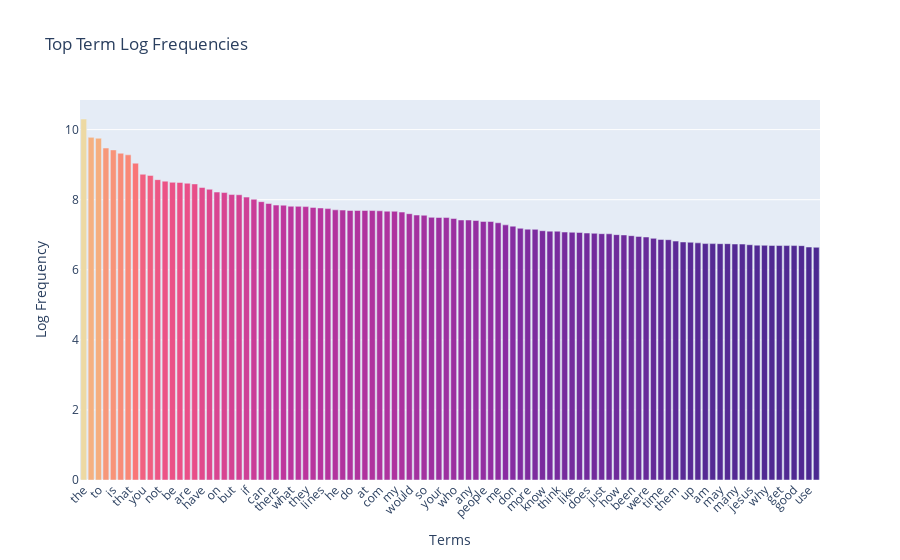

Notebook code for this chart:
### Markdown cell above
### >>> **Exercise 15 (take home):** 
You can copy the code from the previous exercise and change the 'term_frequencies' variable for the 'term_frequencies_log', comment about the differences that you observe and talk about other possible insights that we can get from a log distribution.

### Code cell
import math
term_frequencies_log = [math.log(i) for i in term_frequencies]

# Create a DataFrame with terms and their frequencies
log_term_freq_df = pd.DataFrame({'term': vocab, 'log frequency': term_frequencies_log})

# Sort by frequency and get the top n terms
log_top_n_df = log_term_freq_df.sort_values(by='log frequency', ascending=False).head(n)

# Plot the term frequency in Plotly
fig = px.bar(log_top_n_df, x='term', y='log frequency', title="Top Term Log Frequencies",
             labels={'term': 'Term', 'log frequency': 'Log Frequency'},
             color='log frequency', color_continuous_scale='Agsunset')

fig.update_layout(
    xaxis_tickangle=-45,
    xaxis_title='Terms',
    yaxis_title='Log Frequency',
    coloraxis_showscale=False
)

fig.show()

### Figure 1 — Plotly figure (JSON) as saved in the notebook; plotly's stock layout.template omitted (floating-point values rounded to 4 significant figures)
{"data": [{"alignmentgroup": "True", "hovertemplate": "Term=%{x}<br>Log Frequency=%{marker.color}<extra></extra>", "legendgroup": "", "marker": {"color": [10.3, 9.779, 9.754, 9.474, 9.421, 9.326, 9.28, 9.042, 8.725, 8.693, 8.573, 8.53, 8.497, 8.492, 8.47, 8.45, 8.347, 8.298, 8.219, 8.204, 8.147, 8.141, 8.073, 8.013, 7.944, 7.891, 7.846, 7.843, 7.813, 7.81, 7.803, 7.78, 7.763, 7.746, 7.711, 7.703, 7.693, 7.693, 7.692, 7.69, 7.683, 7.672, 7.67, 7.646, 7.601, 7.563, 7.556, 7.497, 7.492, 7.491, 7.463, 7.421, 7.42, 7.405, 7.38, 7.377, 7.341, 7.281, 7.244, 7.184, 7.159, 7.153, 7.115, 7.102, 7.101, 7.077, 7.071, 7.065, 7.048, 7.041, 7.03, 7.027, 7.003, 6.994, 6.974, 6.952, 6.935, 6.897, 6.866, 6.859, 6.818, 6.793, 6.786, 6.768, 6.748, 6.746, 6.745, 6.745, 6.735, 6.733, 6.715, 6.702, 6.698, 6.695, 6.692, 6.691, 6.691, 6.688, 6.649, 6.641], "coloraxis": "coloraxis", "pattern": {"shape": ""}}, "name": "", "offsetgroup": "", "orientation": "v", "showlegend": false, "textposition": "auto", "type": "bar", "x": ["the", "of", "to", "and", "is", "in", "that", "it", "you", "for", "not", "this", "be", "from", "are", "edu", "have", "as", "on", "with", "but", "or", "if", "was", "can", "we", "there", "by", "what", "subject", "they", "an", "lines", "one", "he", "god", "do", "organization", "at", "re", "com", "about", "my", "all", "would", "will", "so", "some", "your", "no", "who", "has", "any", "writes", "people", "which", "me", "article", "don", "his", "more", "other", "know", "when", "think", "their", "like", "university", "does", "out", "just", "only", "how", "also", "been", "than", "were", "then", "time", "because", "them", "posting", "up", "had", "am", "should", "may", "these", "many", "say", "jesus", "see", "why", "us", "get", "very", "good", "believe", "use", "such"], "xaxis": "x", "y": [10.3, 9.779, 9.754, 9.474, 9.421, 9.326, 9.28, 9.042, 8.725, 8.693, 8.573, 8.53, 8.497, 8.492, 8.47, 8.45, 8.347, 8.298, 8.219, 8.204, 8.147, 8.141, 8.073, 8.013, 7.944, 7.891, 7.846, 7.843, 7.813, 7.81, 7.803, 7.78, 7.763, 7.746, 7.711, 7.703, 7.693, 7.693, 7.692, 7.69, 7.683, 7.672, 7.67, 7.646, 7.601, 7.563, 7.556, 7.497, 7.492, 7.491, 7.463, 7.421, 7.42, 7.405, 7.38, 7.377, 7.341, 7.281, 7.244, 7.184, 7.159, 7.153, 7.115, 7.102, 7.101, 7.077, 7.071, 7.065, 7.048, 7.041, 7.03, 7.027, 7.003, 6.994, 6.974, 6.952, 6.935, 6.897, 6.866, 6.859, 6.818, 6.793, 6.786, 6.768, 6.748, 6.746, 6.745, 6.745, 6.735, 6.733, 6.715, 6.702, 6.698, 6.695, 6.692, 6.691, 6.691, 6.688, 6.649, 6.641], "yaxis": "y"}], "layout": {"barmode": "relative", "coloraxis": {"colorbar": {"title": {"text": "Log Frequency"}}, "colorscale": [[0, "rgb(75, 41, 145)"], [0.1667, "rgb(135, 44, 162)"], [0.3333, "rgb(192, 54, 157)"], [0.5, "rgb(234, 79, 136)"], [0.6667, "rgb(250, 120, 118)"], [0.8333, "rgb(246, 169, 122)"], [1, "rgb(237, 217, 163)"]], "showscale": false}, "legend": {"tracegroupgap": 0}, "title": {"text": "Top Term Log Frequencies"}, "xaxis": {"anchor": "y", "domain": [0, 1], "tickangle": -45, "title": {"text": "Terms"}}, "yaxis": {"anchor": "x", "domain": [0, 1], "title": {"text": "Log Frequency"}}}}
